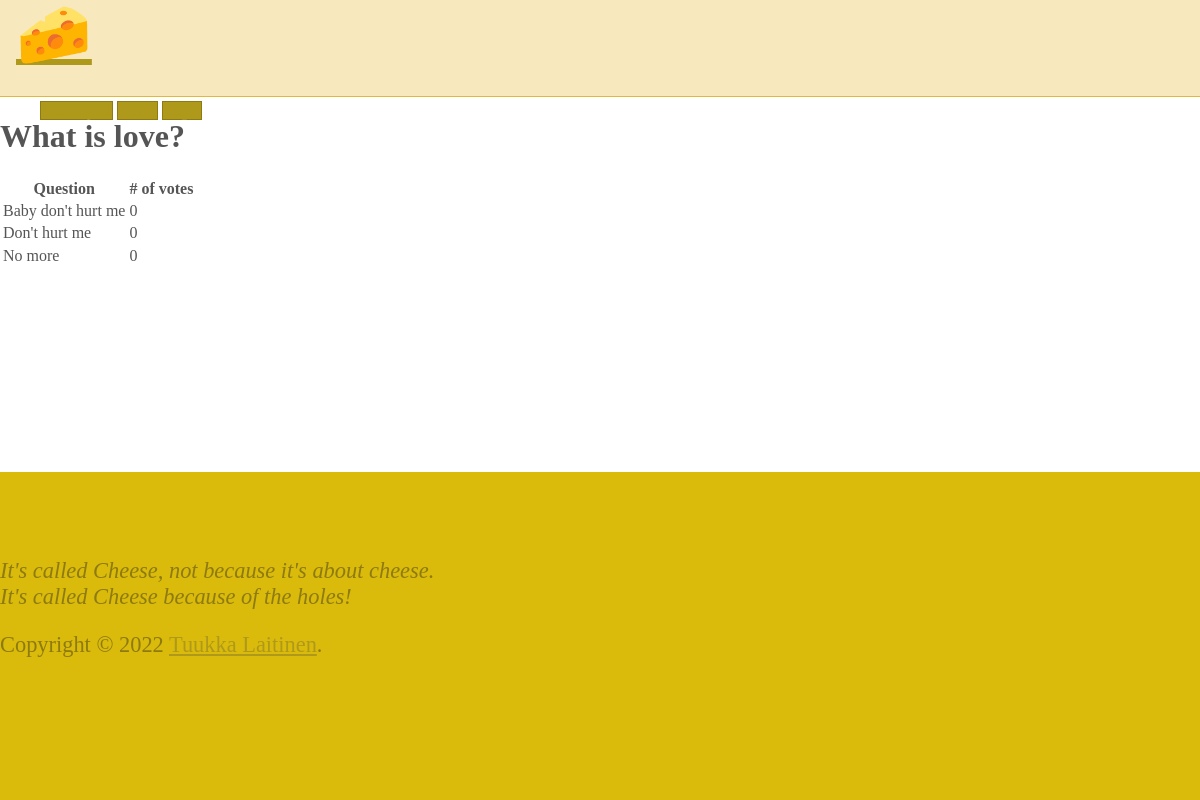
The app's page /3/results/ with its own data.
### polls/models.py (models this page shows, shortened)
class Question(models.Model):
	question_text = models.CharField(max_length=200)
	pub_date = models.DateTimeField('date published')
	owner = models.ForeignKey(User, on_delete=models.CASCADE)

class Choice(models.Model):
	question = models.ForeignKey(Question, on_delete=models.CASCADE)
	choice_text = models.CharField(max_length=200)
	votes = models.IntegerField(default=0)

### polls/views.py (the view)
# urls.py: path('<int:question_id>/results/', views.results, name='results'),
def results(request, question_id):
	question = get_object_or_404(Question, pk=question_id)
	return render(request, 'polls/results.html', {'question': question})

### polls/templates/polls/results.html
{% extends 'base.html' %}
{% block content %}
<h1>{{ question.question_text }}</h1>
{% if question.choice_set.count > 0 %}
<table>
    <thead>
        <tr>
            <th>Question</th>
            <th># of votes</th>
        </tr>
    </thead>
    <tbody>
    {% for choice in question.choice_set.all %}
        <tr>
            <td>{{ choice.choice_text }}</td>
            <td>{{ choice.votes }}</td>
        </tr>
    {% endfor %}
    </tbody>
</table>
{% else %}
<p>No choices for this question</p>
{% endif %}
{% endblock %}

### polls/static/polls/style.css (style rules this page uses)
body { color: #555; position: relative; min-height: 100vh; }
body::after { content: ''; display: block; height: 200px; }

### records on screen
Question: question_text "What is love?"
Choice: choice_text "Baby don't hurt me", votes "0"
Choice: choice_text "Don't hurt me", votes "0"
Choice: choice_text "No more", votes "0"
